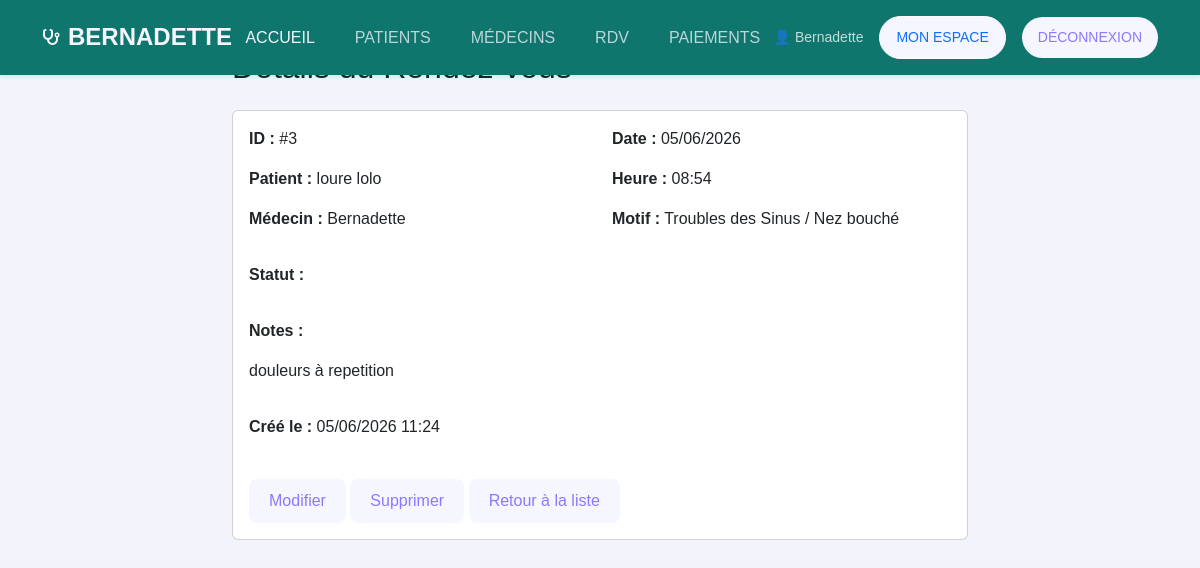
/rdv/3/ (signed in), run on the app's committed database.
### rdv/models.py (models this page shows, shortened)
class RendezVous(models.Model):
    STATUT_CHOICES = [
        ('EN_ATTENTE', 'En attente de validation'),
        ('CONFIRME', 'Confirmé'),
        ('ANNULE', 'Annulé'),
    ]
    MOTIF_CHOICES = [
        ('consultation_generale', 'Consultation ORL Générale'),
        ('audiometrie', 'Bilan Auditif / Audiométrie'),
        ('sinusite', 'Troubles des Sinus / Nez bouché'),
        ('pharyngite', 'Maux de Gorge / Cordes Vocales'),
        ('vertiges', 'Gestion des Vertiges / Équilibre'),
    ]
    patient = models.ForeignKey(Patient, on_delete=models.CASCADE, related_name='rendezvous')
    medecin = models.ForeignKey(Medecin, on_delete=models.SET_NULL, null=True, blank=True, related_name='rendezvous')
    date_rdv = models.DateField(null=False, blank=False)
    heure_rdv = models.TimeField(null=False, blank=False)
    motif = models.CharField(max_length=50, choices=MOTIF_CHOICES)
    notes = models.TextField(blank=True, null=True)
    statut = models.CharField(max_length=15, choices=STATUT_CHOICES, default='EN_ATTENTE')
    created_at = models.DateTimeField(null=False, blank=False, auto_now_add=True)
    class Meta:
        verbose_name = "Rendez-vous"
        verbose_name_plural = "Rendez-vous"
        ordering = ['date_rdv', 'heure_rdv']

### patients/models.py (models this page shows, shortened)
class Patient(models.Model):
    SEXE_CHOICES = [
        ('M', 'Masculin'),
        ('F', 'Féminin'),
    ]
    user = models.OneToOneField(User, on_delete=models.CASCADE, related_name='patient', null=True, blank=True)
    nom = models.CharField(max_length=100)
    prenom = models.CharField(max_length=100)
    sexe = models.CharField(max_length=1, choices=SEXE_CHOICES, default='M')
    date_naissance = models.DateField()
    telephone = models.CharField(max_length=20)
    adresse = models.TextField(blank=True, null=True)
    groupe_sanguin = models.CharField(max_length=5, blank=True, null=True)

### medecins/models.py (models this page shows, shortened)
class Medecin(models.Model):
    SPECIALITE_CHOICES = [
        ('orl_generale', 'ORL Générale'),
        ('audiologie', "Audiologie / Troubles de l'audition"),
        ('rhinologie', 'Rhinologie / Sinus et cloisons nasales'),
        ('laryngologie', 'Laryngologie / Voix et cordes vocales'),
        ('orl_pediatrique', 'ORL Pédiatrique'),
    ]
    user = models.OneToOneField(User, on_delete=models.CASCADE, related_name='medecin', null=True, blank=True)
    nom = models.CharField(max_length=100)
    prenom = models.CharField(max_length=100, blank=True, default='')
    specialite = models.CharField(max_length=50, choices=SPECIALITE_CHOICES, default='orl_generale')
    telephone = models.CharField(max_length=20)
    numero_cabinet = models.CharField(max_length=50, blank=True, default='')
    disponibilite = models.BooleanField(default=True)

### rdv/views.py (the view)
# urls.py: path('<int:id>/', views.detail, name='detail'),
@login_required
def detail(request, id):
    user = request.user
    if user.is_superuser or hasattr(user, 'medecin'):
        rdv = get_object_or_404(RendezVous, id=id)
    else:
        rdv = get_object_or_404(RendezVous, id=id, patient__user=user)
    return render(request, 'rdv/detail_rdv.html', {'rdv': rdv})

### rdv/context_processors.py (called while the page is built)
def notifications(request):
    if isinstance(request.user, AnonymousUser):
        return {}
    unread_count = request.user.notifications.filter(is_read=False).count()
    return {
        'notification_unread_count': unread_count,
    }

### rdv/templates/rdv/detail_rdv.html (shortened to what this page needs)
{% extends 'base.html' %}
{% block content %}
<div class="container mt-5">
    <div class="row">
        <div class="col-md-8 offset-md-2">
            <h2>Détails du Rendez-vous</h2>
            <div class="card mt-4">
                <div class="card-body">
                    <div class="row mb-3">
                        <div class="col-md-6">
                            <p><strong>ID :</strong> #{{ rdv.id }}</p>
                            <p><strong>Patient :</strong> {{ rdv.patient.prenom }} {{ rdv.patient.nom }}</p>
                            <p><strong>Médecin :</strong>
                                {% if rdv.medecin %}
                                    {{ rdv.medecin.prenom }} {{ rdv.medecin.nom }}
                                {% else %}
                                    <em>Non assigné</em>
                                {% endif %}
                            </p>
                        </div>
                        <div class="col-md-6">
                            <p><strong>Date :</strong> {{ rdv.date_rdv|date:"d/m/Y" }}</p>
                            <p><strong>Heure :</strong> {{ rdv.heure_rdv|time:"H:i" }}</p>
                            <p><strong>Motif :</strong> {{ rdv.get_motif_display }}</p>
                        </div>
                    </div>
                    <div class="row mb-3">
                        <div class="col-md-12">
                            <p><strong>Statut :</strong>
                                <span class="badge badge-pill
                                    {% if rdv.statut == 'EN_ATTENTE' %}
                                        badge-warning
                                    {% elif rdv.statut == 'CONFIRME' %}
                                        badge-success
                                    {% elif rdv.statut == 'ANNULE' %}
                                        badge-danger
                                    {% endif %}
                                ">
                                </span>
                            </p>
                        </div>
                    </div>
                    {% if rdv.notes %}
                    <div class="row mb-3">
                        <div class="col-md-12">
                            <p><strong>Notes :</strong></p>
                            <p>{{ rdv.notes }}</p>
                        </div>
                    </div>
                    {% endif %}
                    <div class="row mb-3">
                        <div class="col-md-12">
                            <p><strong>Créé le :</strong> {{ rdv.created_at|date:"d/m/Y H:i" }}</p>
                        </div>
                    </div>
                    <div class="mt-4">
                        <a href="{% url 'rdv:edit' rdv.id %}" class="btn btn-primary">Modifier</a>
                        <a href="{% url 'rdv:delete' rdv.id %}" class="btn btn-danger">Supprimer</a>
                        <a href="{% url 'rdv:list' %}" class="btn btn-secondary">Retour à la liste</a>
                    </div>
                </div>
            </div>
        </div>
    </div>
</div>
{% endblock %}

### templates/base.html (shortened to what this page needs)
{% load static %}
<!DOCTYPE html>
<html lang="fr">
<head>
    <link href="{% static 'css/bootstrap.min.css' %}" rel="stylesheet">
    <link href="https://cdn.jsdelivr.net/npm/bootstrap-icons@1.11.1/font/bootstrap-icons.css" rel="stylesheet">
    <link rel="stylesheet" href="{% static 'css/style.css' %}">
    <link rel="stylesheet" href="https://cdnjs.cloudflare.com/ajax/libs/font-awesome/6.4.0/css/all.min.css">
</head>
<body>
    <header>
        <nav class="navbar main-nav fixed-top py-3 navbar-expand-lg shadow-sm" style="background-color: #0f766e;">
            <div class="container d-flex justify-content-between align-items-center">
                <div class="d-flex align-items-center gap-2 brand-logo">
                    <i class="fa-solid fa-stethoscope" style="color: #14b8a6;"></i>
                    <h4 class="fw-bold m-0 Logo" style="color: #ffffff;">BERNADETTE</h4>
                </div>
                {% if user.is_authenticated %}
                <ul class="navbar-nav d-none d-lg-flex flex-row gap-4">
                    <li class="nav-item"><a class="nav-link text-white fw-medium opacity-90" href="/">ACCUEIL</a></li>
                    <li class="nav-item"><a class="nav-link text-white fw-medium opacity-75" href="/patients/">PATIENTS</a></li>
                    <li class="nav-item"><a class="nav-link text-white fw-medium opacity-75" href="/medecins/">MÉDECINS</a></li>
                    <li class="nav-item"><a class="nav-link text-white fw-medium opacity-75" href="/rdv/">RDV</a></li>
                    <li class="nav-item"><a class="nav-link text-white fw-medium opacity-75" href="/paiements/">PAIEMENTS</a></li>
                </ul>
                {% endif %}
                <div class="d-none d-lg-flex align-items-center gap-3">
                    {% if user.is_authenticated %}
                        <span class="text-white small opacity-75">👤 {{ user.username }}</span>
                        <a href="/comptes/" class="btn btn-sm px-3 text-primary rounded-pill border-white border">MON ESPACE</a>
                        <a href="/comptes/logout/" class="btn btn-danger btn-sm px-3 rounded-pill">DÉCONNEXION</a>
                    {% else %}
                        <a href="/comptes/login/" class="btn btn-sm px-4 text-dark fw-bold rounded-pill" style="background-color: #14b8a6; border: none;">CONNEXION</a>
                    {% endif %}
                </div>
            </div>
        </nav>
    </header>
    {% block content %}{% endblock %}
</body>
</html>

### static/css/style.css (style rules this page uses)
:root { --primary: #4e4bff; --blueMid: #8a7aff; --light: #f5f6ff; }
body { background: #f3f4fb; font-family: "Poppins", Arial; }
.btn { background: var(--light); color: var(--blueMid); border: none; border-radius: 8px; padding: 10px 20px; font-weight: 500; transition: 0.3s; }
.main-nav { transition: 0.3s ease; background: transparent; }
.nav-link { color: var(--light) !important; font-weight: 500; }
.brand-logo i { color: var(--light) !important; }
.brand-logo h4 { color: var(--light) !important; }

### data on the page
RendezVous: id "3", patient.prenom "loure", patient.nom "lolo", medecin.nom "Bernadette", date_rdv "05/06/2026", heure_rdv "08:54", motif "Troubles des Sinus / Nez bouché", notes "douleurs à repetition", created_at "05/06/2026 11:24"

### other printed values
{{ user.username }} "Bernadette"
